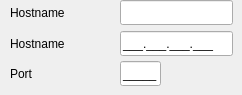
     <widget class="QWidget" name="rx1">
      <attribute name="title">
       <string>Rx 1</string>
      </attribute>
      <widget class="QLineEdit" name="lineEdit">
       <property name="geometry">
        <rect>
         <x>120</x>
         <y>31</y>
         <width>113</width>
         <height>25</height>
        </rect>
       </property>
       <property name="inputMask">
        <string>___.___.___.___</string>
       </property>
       <property name="maxLength">
        <number>15</number>
       </property>
      </widget>
      <widget class="QLabel" name="label">
       <property name="geometry">
        <rect>
         <x>10</x>
         <y>35</y>
         <width>101</width>
         <height>17</height>
        </rect>
       </property>
       <property name="text">
        <string>Hostname</string>
       </property>
      </widget>
      <widget class="QLabel" name="label_2">
       <property name="geometry">
        <rect>
         <x>10</x>
         <y>65</y>
         <width>101</width>
         <height>17</height>
        </rect>
       </property>
       <property name="text">
        <string>Port</string>
       </property>
      </widget>
      <widget class="QLineEdit" name="lineEdit_2">
       <property name="geometry">
        <rect>
         <x>120</x>
         <y>61</y>
         <width>41</width>
         <height>25</height>
        </rect>
       </property>
       <property name="inputMask">
        <string>_____</string>
       </property>
       <property name="maxLength">
        <number>5</number>
       </property>
      </widget>
      <widget class="QLabel" name="label_3">
       <property name="geometry">
        <rect>
         <x>10</x>
         <y>4</y>
         <width>101</width>
         <height>17</height>
        </rect>
       </property>
       <property name="text">
        <string>Hostname</string>
       </property>
      </widget>
      <widget class="QLineEdit" name="lineEdit_3">
       <property name="geometry">
        <rect>
         <x>120</x>
         <y>0</y>
         <width>113</width>
         <height>25</height>
        </rect>
       </property>
       <property name="inputMask">
        <string/>
       </property>
       <property name="text">
        <string/>
       </property>
       <property name="maxLength">
        <number>32767</number>
       </property>
      </widget>
     </widget>
